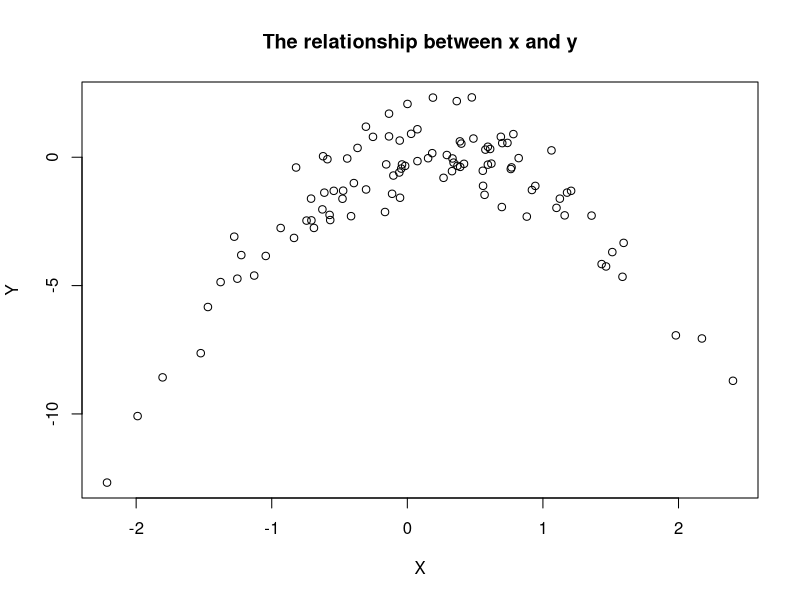
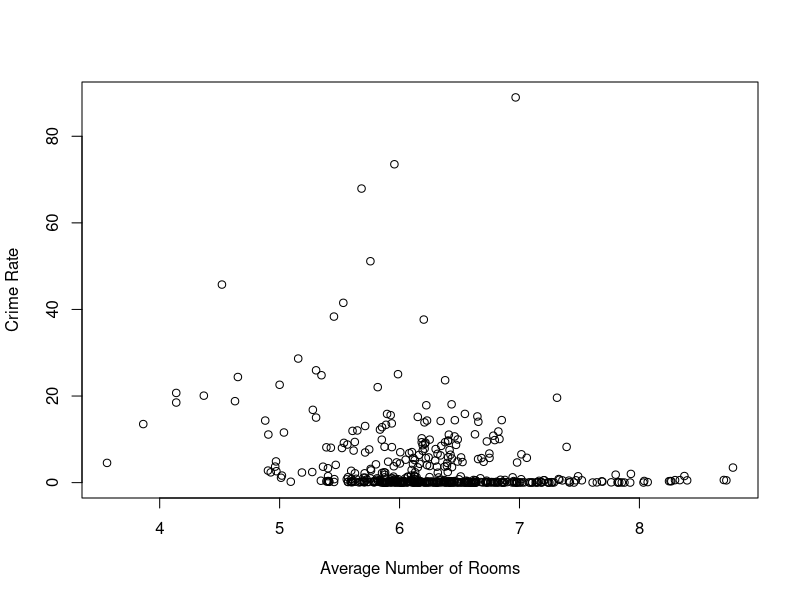
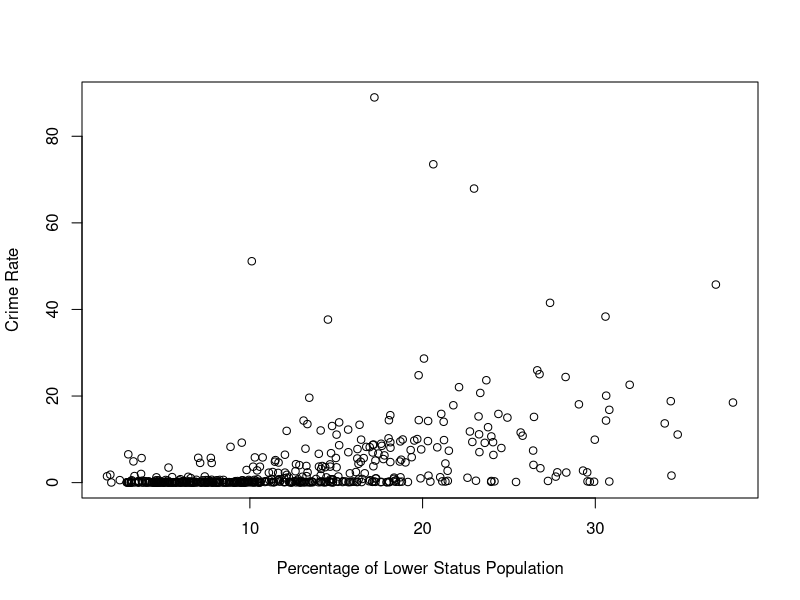
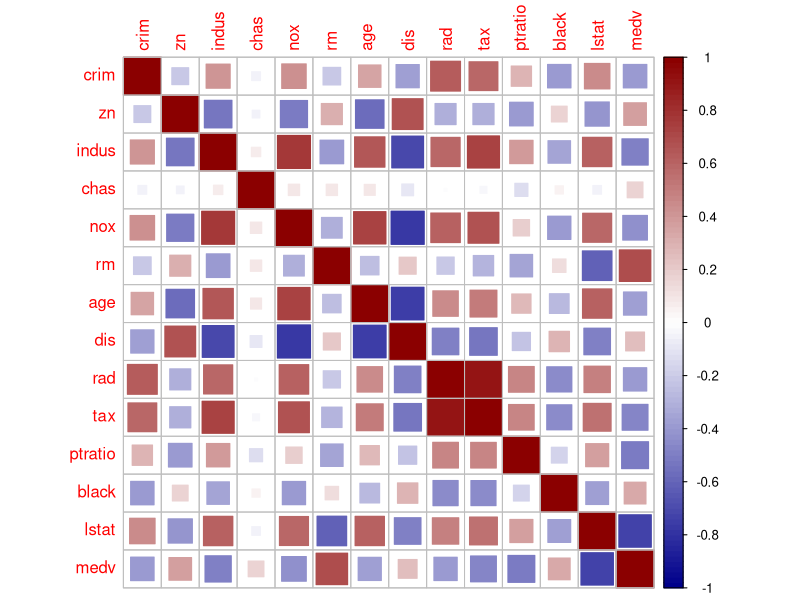

Source code (R) for these figures, in order:
## ---- chunk 1
set.seed(1)
x <- rnorm(100)
y<- x- 2*x^2 + rnorm(100)
plot(x, y, main = "The relationship between x and y", xlab = "X", ylab = "Y")

## ---- chunk 2
set.seed(1)
x <- rnorm(100)
y<- x- 2*x^2 + rnorm(100)
data <- data.frame(x, y)

## ---- chunk 3
model1 <- lm(y ~ x, data = data)
model2 <- lm(y ~ x + I(x^2), data = data)
model3 <- lm(y ~ x + I(x^2) + I(x^3), data = data)
model4 <- lm(y ~ x + I(x^2) + I(x^3) + I(x^4), data = data)

## ---- chunk 4
cv_error1 <- mean((y - predict(model1, data))^2)
cv_error2 <- mean((y - predict(model2, data))^2)
cv_error3 <- mean((y - predict(model3, data))^2)
cv_error4 <- mean((y - predict(model4, data))^2)
## ---- chunk 5
print(cv_error1)
print(cv_error2)
print(cv_error3)
print(cv_error4)
## ---- chunk 6
set.seed(2)
x_1 <- rnorm(100)
y_1 <- x_1- 2*x_1^2 + rnorm(100)
data_1 <- data.frame(x_1, y_1)
## ---- chunk 7
model1_1 <- lm(y_1 ~ x_1, data = data_1)
model2_1 <- lm(y_1 ~ x_1 + I(x_1^2), data = data_1)
model3_1 <- lm(y_1 ~ x_1 + I(x_1^2) + I(x_1^3), data = data_1)
model4_1 <- lm(y_1 ~ x_1 + I(x_1^2) + I(x_1^3) + I(x_1^4), data = data_1)
## ---- chunk 8
cv_error1_1 <- mean((y_1 - predict(model1_1, data_1))^2)
cv_error2_1 <- mean((y_1 - predict(model2_1, data_1))^2)
cv_error3_1 <- mean((y_1 - predict(model3_1, data_1))^2)
cv_error4_1 <- mean((y_1 - predict(model4_1, data_1))^2)
## ---- chunk 9
print(cv_error1_1)
print(cv_error2_1)
print(cv_error3_1)
print(cv_error4_1)
## ---- chunk 10
# Calculate P values for model 1
p_value_model1 <- anova(model1)$'Pr(>F)'[1]
p_value_model1
## ---- chunk 11
p_value_model2 <- anova(model2)$'Pr(>F)'[1]
p_value_model2
## ---- chunk 12
p_value_model3 <- anova(model3)$'Pr(>F)'[1]
p_value_model3
## ---- chunk 13
p_value_model4 <- anova(model4)$'Pr(>F)'[1]
p_value_model4
## ---- chunk 14
library(MASS)
?Boston
head(Boston)
## ---- chunk 15
# Provide summary of Boston
summary(Boston)
## ---- chunk 16
# Plot scatter plot to show the relationship between rm and crim
plot(Boston$rm, Boston$crim, xlab = "Average Number of Rooms", ylab = "Crime Rate")

## ---- chunk 17
# Plot scatter plot to show the relationship between lsat and crim
plot(Boston$lstat, Boston$crim, xlab = "Percentage of Lower Status Population", ylab = "Crime Rate")
## ---- chunk 18
# Create a correlation metric
cor_matrix <- cor(Boston)
cor_matrix

## ---- chunk 19
#install.packages("corrplot")
## ---- chunk 20
# Create a correlation metric chart
library(corrplot)

cor_matrix <- cor(Boston)


corrplot(cor_matrix, method = 'square', col = colorRampPalette(c("darkblue", "white", "darkred"))(100))
## ---- chunk 21
# Simple linear regression model to show the relationship between rad and crim

model_slr_rad <- lm(crim ~ rad, data = Boston)
summary(model_slr_rad)

## ---- chunk 22
# Calculate AIC, BIC values for model_slr_rad
AIC_value_slr_rad <- AIC(model_slr_rad)
BIC_value_slr_rad <- BIC(model_slr_rad)

print(paste("AIC:", AIC_value_slr_rad))
print(paste("BIC:", BIC_value_slr_rad))
## ---- chunk 23
model_slr_tax <- lm(crim ~ tax, data = Boston)
summary(model_slr_tax)
## ---- chunk 24
# Calculate AIC, BIC values for model_slr_tax
AIC_value_slr_tax <- AIC(model_slr_tax)
BIC_value_slr_tax <- BIC(model_slr_tax)

print(paste("AIC:", AIC_value_slr_tax))
print(paste("BIC:", BIC_value_slr_tax))
## ---- chunk 25
# Multiple linear regression model for all the independent variables
model_mlr <- lm(crim ~ factor(rad) + tax + lstat + indus + medv + zn + chas 
                + nox + rm + age + dis, data = Boston)
summary(model_mlr)
## ---- chunk 26
# Calculate AIC, BIC values
AIC_value_mlr <- AIC(model_mlr)
BIC_value_mlr <- BIC(model_mlr)

print(paste("AIC:", AIC_value_mlr))
print(paste("BIC:", BIC_value_mlr))
## ---- chunk 27
# Multiple linear regression model update for different combinations
model_mlr_v1 <- lm(crim ~ lstat +  medv + zn + dis, data = Boston)
summary(model_mlr_v1)
## ---- chunk 28
# Calculate AIC, BIC values
AIC_value_mlr_v1 <- AIC(model_mlr_v1)
BIC_value_mlr_v1 <- BIC(model_mlr_v1)

print(paste("AIC:", AIC_value_mlr_v1))
print(paste("BIC:", BIC_value_mlr_v1))
## ---- chunk 29
set.seed(123)
train_ix <- sample(1:nrow(Boston), nrow(Boston) * 0.7)
train_data <- Boston[train_ix, ]
test_data <- Boston[-train_ix, ]

## ---- chunk 30
model_mlr_v1_training <- lm(crim ~ lstat +  medv + zn + dis, data = train_data)
summary(model_mlr_v1_training)


## ---- chunk 31
model_mlr_v1_test <- lm(crim ~ lstat +  medv + zn + dis, data = test_data)
summary(model_mlr_v1_test)
## ---- chunk 32
# Polynomial regression model
model_poly <- lm(crim ~ lstat *  medv * zn * dis, data = Boston)
summary(model_poly)
## ---- chunk 33
# Calculate AIC and BIC
AIC_value_poly <- AIC(model_poly)
BIC_value_poly <- BIC(model_poly)

# Print the results
print(paste("AIC:", AIC_value_poly))
print(paste("BIC:", BIC_value_poly))
## ---- chunk 34
# Polynomial regression model update
model_poly_v1 <- lm(crim ~ lstat + lstat * medv + lstat * dis + lstat * 
                     medv * dis, data = Boston)
summary(model_poly_v1)
## ---- chunk 35
# Calculate AIC and BIC
AIC_value_poly_v1 <- AIC(model_poly_v1)
BIC_value_poly_v1 <- BIC(model_poly_v1)

# Print the results
print(paste("AIC:", AIC_value_poly_v1))
print(paste("BIC:", BIC_value_poly_v1))
## ---- chunk 36
model_poly_v1_training <- lm(crim ~ lstat +  medv + zn + dis, data = train_data)
summary(model_poly_v1_training)
## ---- chunk 37
model_poly_v1_test <- lm(crim ~ lstat +  medv + zn + dis, data = test_data)
summary(model_poly_v1_test)
